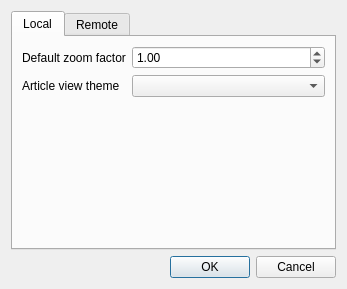
<?xml version="1.0" encoding="UTF-8"?>
<ui version="4.0">
    <class>PreferencesDialogue</class>
    <widget class="QDialog" name="PreferencesDialogue">
        <property name="geometry">
            <rect>
                <x>0</x>
                <y>0</y>
                <width>347</width>
                <height>289</height>
            </rect>
        </property>
        <property name="sizePolicy">
            <sizepolicy hsizetype="Minimum" vsizetype="Preferred">
                <horstretch>0</horstretch>
                <verstretch>0</verstretch>
            </sizepolicy>
        </property>
        <property name="windowTitle">
            <string>Preferences</string>
        </property>
        <layout class="QVBoxLayout" name="verticalLayout">
            <item>
                <widget class="QTabWidget" name="tabWidget">
                    <property name="currentIndex">
                        <number>0</number>
                    </property>
                    <widget class="QWidget" name="localTab">
                        <attribute name="title">
                            <string>Local</string>
                        </attribute>
                        <layout class="QFormLayout" name="formLayout">
                            <item row="0" column="0">
                                <widget class="QLabel" name="zoomFactorLabel">
                                    <property name="text">
                                        <string>Default zoom factor</string>
                                    </property>
                                </widget>
                            </item>
                            <item row="0" column="1">
                                <widget class="QDoubleSpinBox" name="zoomFactorSpinBox">
                                    <property name="sizePolicy">
                                        <sizepolicy hsizetype="Expanding" vsizetype="Minimum">
                                            <horstretch>0</horstretch>
                                            <verstretch>0</verstretch>
                                        </sizepolicy>
                                    </property>
                                    <property name="minimum">
                                        <double>0.250000000000000</double>
                                    </property>
                                    <property name="maximum">
                                        <double>5.000000000000000</double>
                                    </property>
                                    <property name="singleStep">
                                        <double>0.100000000000000</double>
                                    </property>
                                    <property name="value">
                                        <double>1.000000000000000</double>
                                    </property>
                                </widget>
                            </item>
                            <item row="1" column="0">
                                <widget class="QLabel" name="themeLabel">
                                    <property name="text">
                                        <string>Article view theme</string>
                                    </property>
                                </widget>
                            </item>
                            <item row="1" column="1">
                                <widget class="QComboBox" name="themeComboBox">
                                    <property name="sizePolicy">
                                        <sizepolicy hsizetype="Expanding" vsizetype="Minimum">
                                            <horstretch>0</horstretch>
                                            <verstretch>0</verstretch>
                                        </sizepolicy>
                                    </property>
                                </widget>
                            </item>
                        </layout>
                    </widget>
                    <widget class="QWidget" name="remoteTab">
                        <attribute name="title">
                            <string>Remote</string>
                        </attribute>
                        <layout class="QGridLayout" name="gridLayout">
                            <item row="0" column="0">
                                <widget class="QPushButton" name="exportHistoryButton">
                                    <property name="text">
                                        <string>Export history</string>
                                    </property>
                                </widget>
                            </item>
                            <item row="2" column="0">
                                <widget class="QLabel" name="historySizeLabel">
                                    <property name="text">
                                        <string>History Size</string>
                                    </property>
                                </widget>
                            </item>
                            <item row="2" column="1">
                                <widget class="QSpinBox" name="historySizeSpinBox">
                                    <property name="maximum">
                                        <number>32767</number>
                                    </property>
                                    <property name="singleStep">
                                        <number>10</number>
                                    </property>
                                    <property name="value">
                                        <number>100</number>
                                    </property>
                                </widget>
                            </item>
                            <item row="3" column="0">
                                <widget class="QLabel" name="suggestionSizeLabel">
                                    <property name="text">
                                        <string>Suggestion Size</string>
                                    </property>
                                </widget>
                            </item>
                            <item row="3" column="1">
                                <widget class="QSpinBox" name="suggestionSizeSpinBox">
                                    <property name="minimum">
                                        <number>1</number>
                                    </property>
                                    <property name="maximum">
                                        <number>99</number>
                                    </property>
                                    <property name="value">
                                        <number>10</number>
                                    </property>
                                </widget>
                            </item>
                            <item row="0" column="1">
                                <widget class="QPushButton" name="clearHistoryButton">
                                    <property name="text">
                                        <string>Clear history</string>
                                    </property>
                                </widget>
                            </item>
                            <item row="4" column="0" colspan="2">
                                <widget class="QPushButton" name="createNgramButton">
                                    <property name="text">
                                        <string>Create n-gram index</string>
                                    </property>
                                </widget>
                            </item>
                        </layout>
                    </widget>
                </widget>
            </item>
            <item>
                <widget class="QDialogButtonBox" name="buttonBox">
                    <property name="orientation">
                        <enum>Qt::Horizontal</enum>
                    </property>
                    <property name="standardButtons">
                        <set>QDialogButtonBox::Cancel|QDialogButtonBox::Ok</set>
                    </property>
                </widget>
            </item>
        </layout>
    </widget>
    <resources/>
    <connections>
        <connection>
            <sender>buttonBox</sender>
            <signal>accepted()</signal>
            <receiver>PreferencesDialogue</receiver>
            <slot>accept()</slot>
            <hints>
                <hint type="sourcelabel">
                    <x>248</x>
                    <y>254</y>
                </hint>
                <hint type="destinationlabel">
                    <x>157</x>
                    <y>274</y>
                </hint>
            </hints>
        </connection>
        <connection>
            <sender>buttonBox</sender>
            <signal>rejected()</signal>
            <receiver>PreferencesDialogue</receiver>
            <slot>reject()</slot>
            <hints>
                <hint type="sourcelabel">
                    <x>316</x>
                    <y>260</y>
                </hint>
                <hint type="destinationlabel">
                    <x>286</x>
                    <y>274</y>
                </hint>
            </hints>
        </connection>
    </connections>
</ui>
